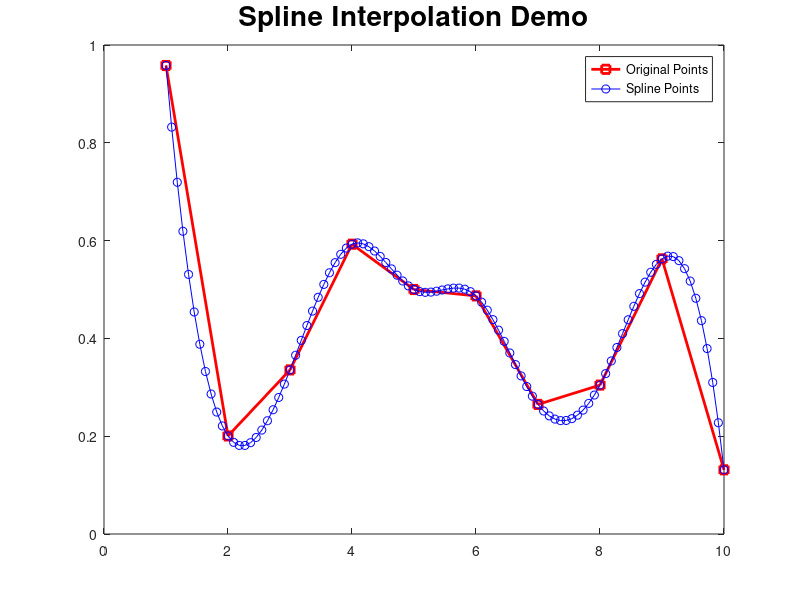

Source code (MATLAB):
% Demo to show spline interpolation.
% Clean up / initialize
clc; 
close all; 
clear all; 
workspace; % Display workspace panel.

% Create the original knot points.
lengthX = 10;
x = 1:lengthX;
y = rand (lengthX,1);
% Plot it and show how the line has sharp bends.
plot(x, y, '-sr', 'LineWidth', 2);
set(gcf, 'Position', get(0,'Screensize')); % Maximize figure.

% Use splines to interpolate a smoother curve,
% with 10 times as many points,
% that goes exactly through the same data points.
samplingRateIncrease = 10;
newXSamplePoints = linspace(1, lengthX, lengthX * samplingRateIncrease);
smoothedY = spline(x, y, newXSamplePoints);

% Plot smoothedY and show how the line is
% smooth, and has no sharp bends.
hold on; % Don't destroy the first curve we plotted.
plot(newXSamplePoints, smoothedY, '-ob');
title('Spline Interpolation Demo', 'FontSize', 20);

legend('Original Points', 'Spline Points');

% Mathworks Demo code from their Help
% x = 0:10;
% y = sin(x);
% xx = 0:.25:10;
% yy = spline(x,y,xx);
% plot(x,y,'o',xx,yy)
